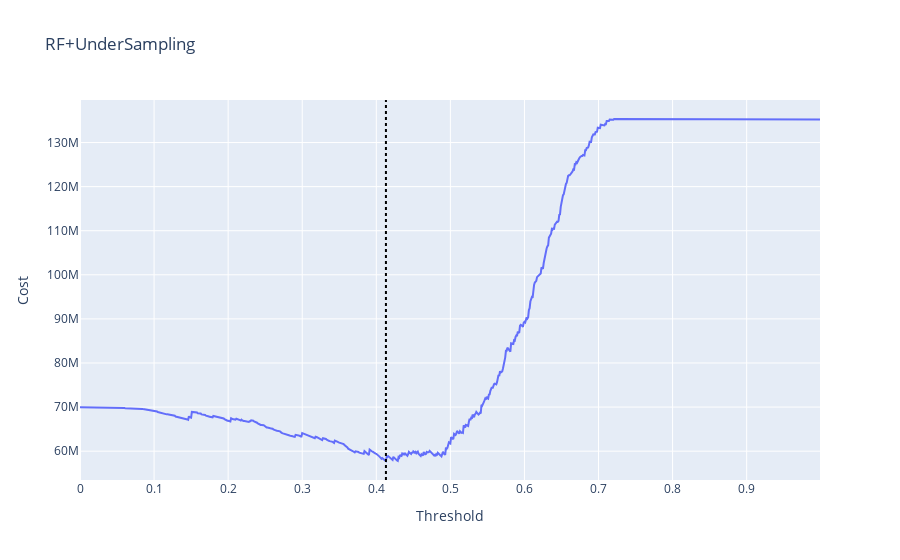

Notebook code cell kept with this figure:
### Markdown cell above
## Best Model: Random Forest with Under-Sampling
- Description of the best model
- Plotting the cost graph and marking the least cost

### Code cell
data_temp = {
    "X_train":X_train,
    "y_train":y_train,
    "X_valid":X_valid,
    "y_valid":y_valid,
    "cm_train":cm_train,
    "cm_valid":cm_valid,
}

name = "rf"
best_model, metrics = run_GridSearch(name=name, data=data_temp, model=models[name], param_grid=grid_values[name], print=False)

thresholds, costs_train = tune_threshold(y_train, best_model.predict_proba(X_train)[:,1], cm_train)
_, costs_test = tune_threshold(y_test, best_model.predict_proba(X_test)[:,1], cm_test)


# Display selected cutoff and true costs
fig = go.Figure(data=go.Scatter(x=thresholds, y=costs_test))
fig.add_vline(x=thresholds[np.argmin(costs_test)], line_dash="dot", line_color="black")
fig.update_layout(
    title="RF+UnderSampling",
    xaxis_title="Threshold",
    yaxis_title="Cost"
)
fig.show()

### Figure 1 — Plotly figure (JSON) as saved in the notebook; plotly's stock layout.template omitted (floating-point values rounded to 4 significant figures; data arrays with more than 128 entries replaced by an {"elided": "..."} marker saying what was removed)
{"data": [{"type": "scatter", "x": {"elided": "1000 float values"}, "y": {"elided": "1000 float values"}}], "layout": {"shapes": [{"line": {"color": "black", "dash": "dot"}, "type": "line", "x0": 0.413, "x1": 0.413, "xref": "x", "y0": 0, "y1": 1, "yref": "y domain"}], "title": {"text": "RF+UnderSampling"}, "xaxis": {"title": {"text": "Threshold"}}, "yaxis": {"title": {"text": "Cost"}}}}
